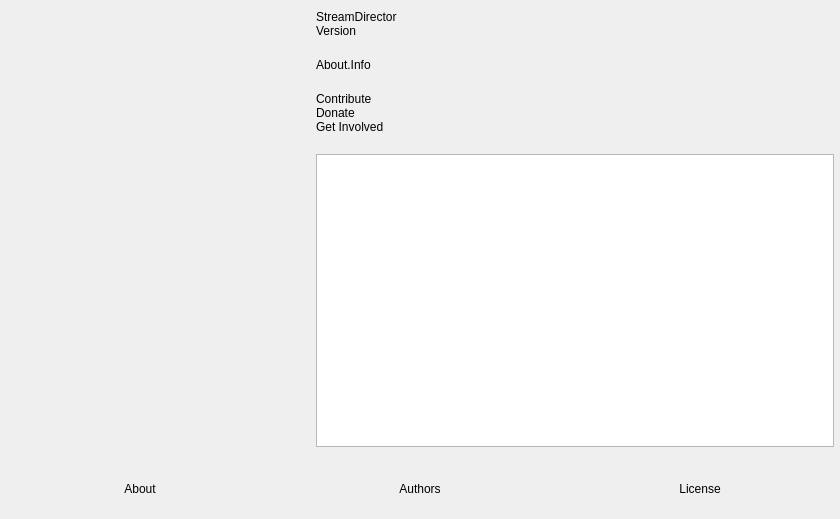
<?xml version="1.0" encoding="UTF-8"?>
<ui version="4.0">
 <class>OBSAbout</class>
 <widget class="QWidget" name="OBSAbout">
  <property name="geometry">
   <rect>
    <x>0</x>
    <y>0</y>
    <width>840</width>
    <height>519</height>
   </rect>
  </property>
  <property name="windowTitle">
   <string>About</string>
  </property>
  <layout class="QVBoxLayout" name="verticalLayout_2">
   <property name="leftMargin">
    <number>0</number>
   </property>
   <property name="topMargin">
    <number>0</number>
   </property>
   <property name="rightMargin">
    <number>0</number>
   </property>
   <property name="bottomMargin">
    <number>0</number>
   </property>
   <item>
    <layout class="QHBoxLayout" name="horizontalLayout_2">
     <property name="spacing">
      <number>30</number>
     </property>
     <property name="leftMargin">
      <number>30</number>
     </property>
     <property name="topMargin">
      <number>10</number>
     </property>
     <property name="rightMargin">
      <number>6</number>
     </property>
     <property name="bottomMargin">
      <number>6</number>
     </property>
     <item>
      <widget class="QLabel" name="icon">
       <property name="minimumSize">
        <size>
         <width>256</width>
         <height>256</height>
        </size>
       </property>
       <property name="maximumSize">
        <size>
         <width>256</width>
         <height>256</height>
        </size>
       </property>
       <property name="text">
        <string/>
       </property>
       <property name="pixmap">
        <pixmap>:res/images/streamdirector.png</pixmap>
       </property>
       <property name="scaledContents">
        <bool>true</bool>
       </property>
      </widget>
     </item>
     <item>
      <layout class="QVBoxLayout" name="verticalLayout">
       <property name="spacing">
        <number>0</number>
       </property>
       <item>
        <widget class="QLabel" name="name">
         <property name="text">
          <string notr="true">StreamDirector</string>
         </property>
        </widget>
       </item>
       <item>
        <widget class="QLabel" name="version">
         <property name="text">
          <string notr="true">Version</string>
         </property>
        </widget>
       </item>
       <item>
        <spacer name="verticalSpacer_2">
         <property name="orientation">
          <enum>Qt::Vertical</enum>
         </property>
         <property name="sizeType">
          <enum>QSizePolicy::Fixed</enum>
         </property>
         <property name="sizeHint" stdset="0">
          <size>
           <width>20</width>
           <height>20</height>
          </size>
         </property>
        </spacer>
       </item>
       <item>
        <widget class="QLabel" name="info">
         <property name="text">
          <string>About.Info</string>
         </property>
         <property name="wordWrap">
          <bool>true</bool>
         </property>
        </widget>
       </item>
       <item>
        <spacer name="verticalSpacer_3">
         <property name="orientation">
          <enum>Qt::Vertical</enum>
         </property>
         <property name="sizeType">
          <enum>QSizePolicy::Fixed</enum>
         </property>
         <property name="sizeHint" stdset="0">
          <size>
           <width>20</width>
           <height>20</height>
          </size>
         </property>
        </spacer>
       </item>
       <item>
        <widget class="QLabel" name="contribute">
         <property name="text">
          <string notr="true">Contribute</string>
         </property>
         <property name="wordWrap">
          <bool>true</bool>
         </property>
        </widget>
       </item>
       <item>
        <widget class="QLabel" name="donate">
         <property name="text">
          <string notr="true">Donate</string>
         </property>
        </widget>
       </item>
       <item>
        <widget class="QLabel" name="getInvolved">
         <property name="text">
          <string notr="true">Get Involved</string>
         </property>
        </widget>
       </item>
       <item>
        <spacer name="verticalSpacer">
         <property name="orientation">
          <enum>Qt::Vertical</enum>
         </property>
         <property name="sizeType">
          <enum>QSizePolicy::Fixed</enum>
         </property>
         <property name="sizeHint" stdset="0">
          <size>
           <width>20</width>
           <height>20</height>
          </size>
         </property>
        </spacer>
       </item>
       <item>
        <widget class="QTextBrowser" name="textBrowser">
         <property name="openExternalLinks">
          <bool>true</bool>
         </property>
        </widget>
       </item>
      </layout>
     </item>
    </layout>
   </item>
   <item>
    <widget class="QFrame" name="widget">
     <property name="minimumSize">
      <size>
       <width>0</width>
       <height>60</height>
      </size>
     </property>
     <layout class="QHBoxLayout" name="horizontalLayout">
      <property name="spacing">
       <number>0</number>
      </property>
      <property name="leftMargin">
       <number>0</number>
      </property>
      <property name="topMargin">
       <number>0</number>
      </property>
      <property name="rightMargin">
       <number>0</number>
      </property>
      <property name="bottomMargin">
       <number>0</number>
      </property>
      <item>
       <widget class="ClickableLabel" name="about">
        <property name="text">
         <string>About</string>
        </property>
        <property name="alignment">
         <set>Qt::AlignCenter</set>
        </property>
       </widget>
      </item>
      <item>
       <widget class="ClickableLabel" name="authors">
        <property name="text">
         <string>Authors</string>
        </property>
        <property name="alignment">
         <set>Qt::AlignCenter</set>
        </property>
       </widget>
      </item>
      <item>
       <widget class="ClickableLabel" name="license">
        <property name="text">
         <string>License</string>
        </property>
        <property name="alignment">
         <set>Qt::AlignCenter</set>
        </property>
       </widget>
      </item>
     </layout>
    </widget>
   </item>
  </layout>
 </widget>
 <customwidgets>
  <customwidget>
   <class>ClickableLabel</class>
   <extends>QLabel</extends>
   <header>components/ClickableLabel.hpp</header>
  </customwidget>
 </customwidgets>
 <resources/>
 <connections/>
</ui>
